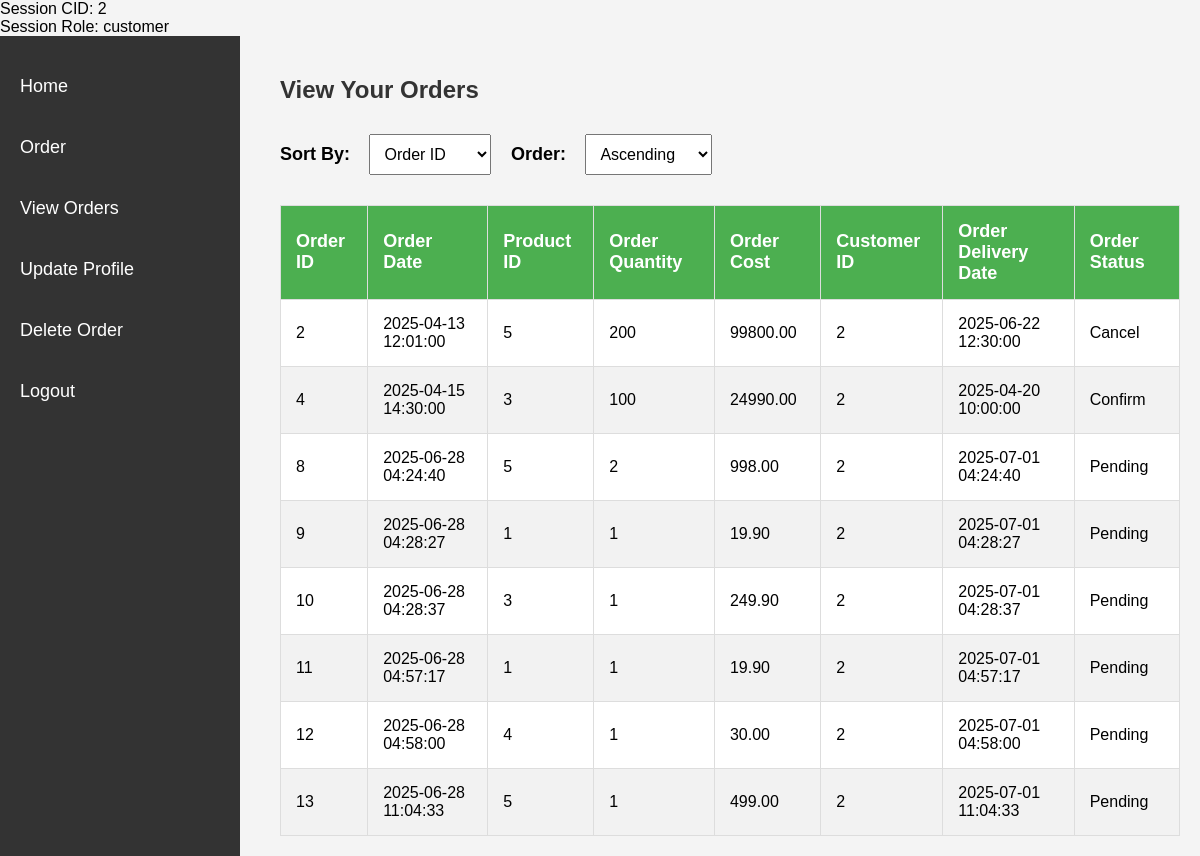
Page /Customer_php/customerVieworder.php (signed in) on the committed database.
### tables this page shows
CREATE TABLE `orders` (
  `oid` int(11) NOT NULL,
  `odate` datetime NOT NULL,
  `pid` int(11) NOT NULL,
  `oqty` int(11) NOT NULL,
  `ocost` decimal(20,2) NOT NULL,
  `cid` int(11) NOT NULL,
  `odeliverdate` datetime DEFAULT NULL,
  `ostatus` int(11) NOT NULL
);

### Customer_php/customerVieworder.php (the view, shortened to what this page needs)
<?php
include '../General/db_connect.php';
echo "Session CID: " . (isset($_SESSION['cid']) ? $_SESSION['cid'] : "Not set") . "<br>";
echo "Session Role: " . (isset($_SESSION['role']) ? $_SESSION['role'] : "Not set") . "<br>";
$cid = $_SESSION['cid'];
$sort_column = isset($_GET['sort_column']) ? $_GET['sort_column'] : 'oid';
$sort_order = isset($_GET['sort_order']) ? $_GET['sort_order'] : 'ASC';
$sql = "SELECT oid, odate, pid, oqty, ocost, cid, odeliverdate, ostatus
        FROM orders
        WHERE cid = '$cid'
        ORDER BY $sort_column $sort_order";
$result = mysqli_query($conn, $sql);
echo "<!DOCTYPE html>
<html>
<head>
    <title>View Orders</title>
    <link rel=\"stylesheet\" href=\"../Customer_css/customerVieworder.css\">
</head>
<body>
<div class=\"sidebar\">
    <a href=\"customerDashboard.php\">Home</a>
    <a href=\"customerOrder.php\">Order</a>
    <a href=\"customerVieworder.php\">View Orders</a>
    <a href=\"updateProfile.php\">Update Profile</a>
    <a href=\"customerDelete.php\">Delete Order</a>
    <a href=\"../php/logout.php\">Logout</a>
</div>
<div class=\"content\">
    <h2>View Your Orders</h2>
    <div class=\"sort-options\">
        <form method=\"GET\" action=\"\">
            <label for=\"sort_column\">Sort By:</label>
            <select id=\"sort_column\" name=\"sort_column\" onchange=\"this.form.submit()\">
                <option value=\"oid\" " . ($sort_column == 'oid' ? 'selected' : '') . ">Order ID</option>
                <option value=\"odate\" " . ($sort_column == 'odate' ? 'selected' : '') . ">Order Date</option>
            </select>
            <label for=\"sort_order\">Order:</label>
            <select id=\"sort_order\" name=\"sort_order\" onchange=\"this.form.submit()\">
                <option value=\"ASC\" " . ($sort_order == 'ASC' ? 'selected' : '') . ">Ascending</option>
                <option value=\"DESC\" " . ($sort_order == 'DESC' ? 'selected' : '') . ">Descending</option>
            </select>
        </form>
    </div>
    <table>
        <thead>
            <tr>
                <th>Order ID</th>
                <th>Order Date</th>
                <th>Product ID</th>
                <th>Order Quantity</th>
                <th>Order Cost</th>
                <th>Customer ID</th>
                <th>Order Delivery Date</th>
                <th>Order Status</th>
            </tr>
        </thead>
        <tbody>";
if (mysqli_num_rows($result) > 0) {
    while ($row = mysqli_fetch_assoc($result)) {
        $statusText = '';
        switch ($row['ostatus']) {
            case 1:
                $statusText = 'Pending';
                break;
            case 2:
                $statusText = 'Confirm';
                break;
            case 3:
                $statusText = 'Cancel';
                break;
        }
        echo "<tr>
                <td>{$row['oid']}</td>
                <td>{$row['odate']}</td>
                <td>{$row['pid']}</td>
                <td>{$row['oqty']}</td>
                <td>{$row['ocost']}</td>
                <td>{$row['cid']}</td>
                <td>{$row['odeliverdate']}</td>
                <td>$statusText</td>
            </tr>";
    }
} else {
    echo "<tr><td colspan=\"8\">No orders found.</td></tr>";
}
echo "</tbody>
    </table>
</div>
</body>
</html>";
?>

### Customer_css/customerVieworder.css (style rules this page uses)
body { font-family: Arial, sans-serif; margin: 0; padding: 0; background-color: #f4f4f4; }
.sidebar { width: 240px; height: 100vh; position: fixed; background-color: #333; padding-top: 20px; }
.sidebar a { display: block; color: white; padding: 20px; text-decoration: none; font-size: 18px; }
.content { margin-left: 260px; padding: 20px; }
h2 { color: #333; margin-bottom: 30px; font-size: 24px; }
.sort-options { margin-bottom: 30px; }
.sort-options label { margin-right: 15px; font-weight: bold; font-size: 18px; }
.sort-options select { padding: 10px; margin-right: 15px; font-size: 16px; }
table { width: 100%; border-collapse: collapse; background-color: white; }
th, td { padding: 15px; text-align: left; border: 1px solid #ddd; }
th { background-color: #4CAF50; color: white; font-size: 18px; }
tr:nth-child(even) { background-color: #f2f2f2; }

### rows in the picture
orders: oid "2", odate "2025-04-13 12:01:00", pid "5", oqty "200", ocost "99800.00", cid "2", odeliverdate "2025-06-22 12:30:00", ostatus "Cancel"
orders: oid "4", odate "2025-04-15 14:30:00", pid "3", oqty "100", ocost "24990.00", cid "2", odeliverdate "2025-04-20 10:00:00", ostatus "Confirm"
orders: oid "8", odate "2025-06-28 04:24:40", pid "5", oqty "2", ocost "998.00", cid "2", odeliverdate "2025-07-01 04:24:40", ostatus "Pending"
orders: oid "9", odate "2025-06-28 04:28:27", pid "1", oqty "1", ocost "19.90", cid "2", odeliverdate "2025-07-01 04:28:27", ostatus "Pending"
orders: oid "10", odate "2025-06-28 04:28:37", pid "3", oqty "1", ocost "249.90", cid "2", odeliverdate "2025-07-01 04:28:37", ostatus "Pending"
orders: oid "11", odate "2025-06-28 04:57:17", pid "1", oqty "1", ocost "19.90", cid "2", odeliverdate "2025-07-01 04:57:17", ostatus "Pending"
orders: oid "12", odate "2025-06-28 04:58:00", pid "4", oqty "1", ocost "30.00", cid "2", odeliverdate "2025-07-01 04:58:00", ostatus "Pending"
orders: oid "13", odate "2025-06-28 11:04:33", pid "5", oqty "1", ocost "499.00", cid "2", odeliverdate "2025-07-01 11:04:33", ostatus "Pending"

### other values in the picture
$_SESSION['cid'] "2"
$_SESSION['role'] "customer"
